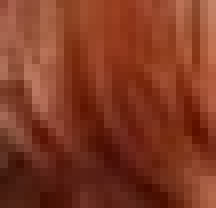
#> input picture RedHeaded_League/data/wilsons_hair.jpg, 27 x 26 px (shown 8 times larger)
$ jupyter execute 2_classify_wilsons_hair.ipynb   (shell and % lines are left out)
#> lines starting #> are read from the running program, lines starting #| are printed output that depends on the picture
# Classifying Wilson's Hair

## 1. Download the data we'll need for this exercise
1. hair-color classifier we created in the previous exercise
2. A picture of Wilson's hair

## 2. Read the classifier into memory

[cell 1]
import pickle

#Upload the hair-color classifier we created in the previous exercise
hair_classifier = pickle.load (open ('data/hair_color.pkl', 'rb'))
#> (reads RedHeaded_League/data/hair_color.pkl from the repository)

## 3. Upload the image of wilson's hair
Put the image (wilsons_hair.jpg) in exactly the same format as the other pictures so we can feed it into the classifier

[cell 2]
# read Wilson's hair

from skimage import io as skimage_io
from skimage.transform import resize

jpg_file = "data/wilsons_hair.jpg"

# read picture into rgb_img
rgb_img = skimage_io.imread (jpg_file)
#> rgb_img is the input picture: shape (26, 27, 3); mean R, G, B 128.2, 57.1, 35.2

# resize the image to 20x20, same as the other jpg's used to create the classifier
IMG_PX_SIZE = 20
rgb_img = resize (rgb_img, (IMG_PX_SIZE,IMG_PX_SIZE))
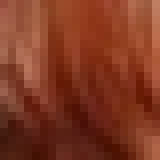
#> rgb_img: shape (20, 20, 3) float64 (shown 8 times larger); mean R, G, B 0.503, 0.224, 0.138

# store the picture information in X
# flatten the 3 channels red, green, blue into a 1-D array with the reshape command
X = []
X.append (rgb_img.reshape (1, IMG_PX_SIZE*IMG_PX_SIZE*3)[0])
